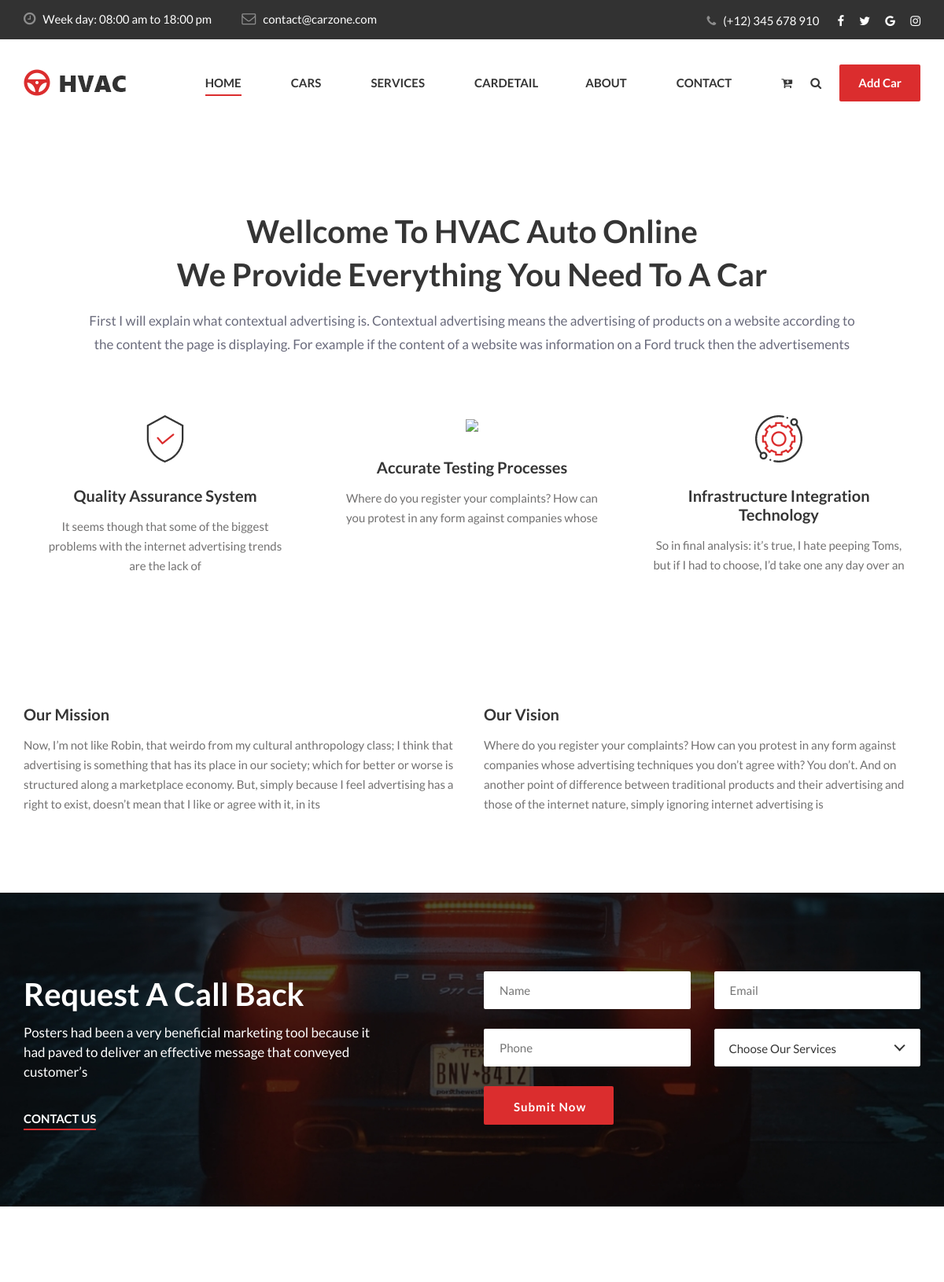
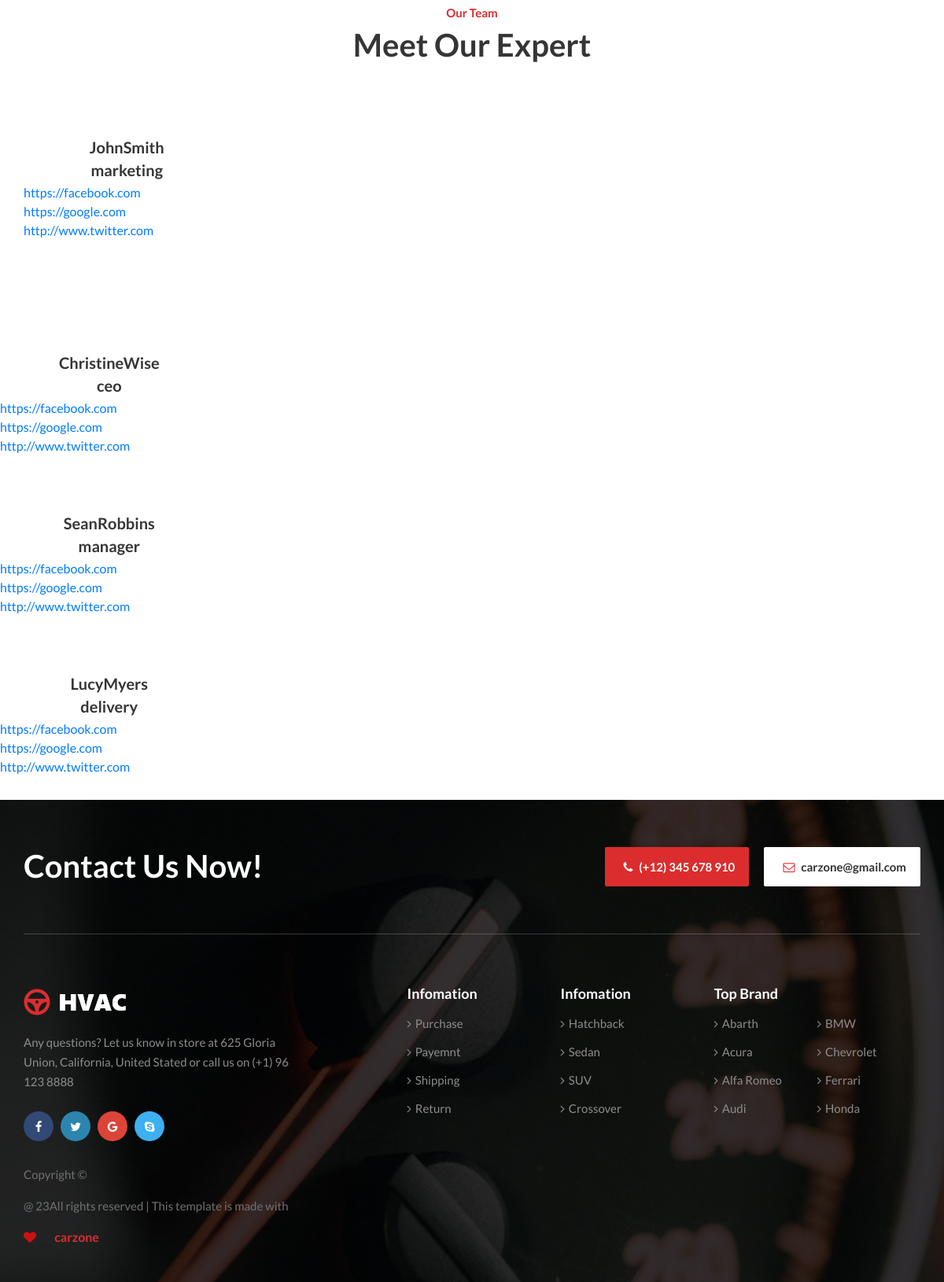
/about, run on the app's committed database (2 pictures, top to bottom).
### pages/models.py (models this page shows, shortened)
class Team(models.Model):
    first_name = models.CharField(max_length=255)
    last_name = models.CharField(max_length=255)
    designation = models.CharField(max_length=255)
    facebook_link = models.URLField(max_length=200)
    google_plus_link = models.URLField(max_length=100)
    twitter_link = models.URLField(max_length=100, default="")
    created_date = models.DateTimeField(auto_now_add=True)
    photo: models.ImageField(upload_to='photos/%Y/%m/%d')

### pages/views.py (the view)
# urls.py: path("about", views.about, name="about"),
def about(request):
    teams = Team.objects.all()
    data = {
        "teams":  teams
    }
    return render(request, "pages/about.html", data)

### pages/templates/pages/about.html (shortened to what this page needs)
{%extends 'pages/base.html'%} {%block content%} {%load static%}
<section class="about spad">
  <div class="container">
    <div class="row">
      <div class="col-lg-12">
        <div class="section-title about-title">
          <h2>
            Wellcome To HVAC Auto Online <br />We Provide Everything You Need To
            A Car
          </h2>
          <p>
            First I will explain what contextual advertising is. Contextual
            advertising means the advertising of products on a website according
            to<br />
            the content the page is displaying. For example if the content of a
            website was information on a Ford truck then the advertisements
          </p>
        </div>
      </div>
    </div>
    <div class="about__feature">
      <div class="row">
        <div class="col-lg-4 col-md-6 col-sm-6">
          <div class="about__feature__item">
            <img src="{%static 'img/about/af-1.png'%}" alt="" />
            <h5>Quality Assurance System</h5>
            <p>
              It seems though that some of the biggest problems with the
              internet advertising trends are the lack of
            </p>
          </div>
        </div>
        <div class="col-lg-4 col-md-6 col-sm-6">
          <div class="about__feature__item">
            <img src="{% static 'img/about/af-2.png'%} alt="" />
            <h5>Accurate Testing Processes</h5>
            <p>
              Where do you register your complaints? How can you protest in any
              form against companies whose
            </p>
          </div>
        </div>
        <div class="col-lg-4 col-md-6 col-sm-6">
          <div class="about__feature__item">
            <img src="{% static 'img/about/af-3.png' %}" alt="" />
            <h5>Infrastructure Integration Technology</h5>
            <p>
              So in final analysis: it’s true, I hate peeping Toms, but if I had
              to choose, I’d take one any day over an
            </p>
          </div>
        </div>
      </div>
    </div>
    <div class="row">
      <div class="col-lg-12">
        <div class="about__pic">
        </div>
      </div>
      <div class="col-lg-6 col-md-6 col-sm-6">
        <div class="about__item">
          <h5>Our Mission</h5>
          <p>
            Now, I’m not like Robin, that weirdo from my cultural anthropology
            class; I think that advertising is something that has its place in
            our society; which for better or worse is structured along a
            marketplace economy. But, simply because I feel advertising has a
            right to exist, doesn’t mean that I like or agree with it, in its
          </p>
        </div>
      </div>
      <div class="col-lg-6 col-md-6 col-sm-6">
        <div class="about__item">
          <h5>Our Vision</h5>
          <p>
            Where do you register your complaints? How can you protest in any
            form against companies whose advertising techniques you don’t agree
            with? You don’t. And on another point of difference between
            traditional products and their advertising and those of the internet
            nature, simply ignoring internet advertising is
          </p>
        </div>
      </div>
    </div>
  </div>
</section>
<section class="call spad set-bg" data-setbg="img/about/call-bg.jpg">
  <div class="container">
    <div class="row">
      <div class="col-lg-5 col-md-6">
        <div class="call__text">
          <div class="section-title">
            <h2>Request A Call Back</h2>
            <p>
              Posters had been a very beneficial marketing tool because it had
              paved to deliver an effective message that conveyed customer’s
            </p>
          </div>
          <a href="#">Contact Us</a>
        </div>
      </div>
      <div class="col-lg-6 offset-lg-1 col-md-6">
        <form action="#" class="call__form">
          <div class="row">
            <div class="col-lg-6">
              <input type="text" placeholder="Name" />
            </div>
            <div class="col-lg-6">
              <input type="text" placeholder="Email" />
            </div>
            <div class="col-lg-6">
              <input type="text" placeholder="Phone" />
            </div>
            <div class="col-lg-6">
            </div>
          </div>
          <button type="submit" class="site-btn">Submit Now</button>
        </form>
      </div>
    </div>
  </div>
</section>
<section class="team spad">
  <div class="container">
    <div class="row">
      <div class="col-lg-12">
        <div class="section-title team-title">
          <span>Our Team</span>
          <h2>Meet Our Expert</h2>
        </div>
      </div>
    </div>
    {%for team in teams%}
    <div class="row">
      <div class="col-lg-3 col-sm-6">
        <div class="team__item">
          <div class="team__item__pic">
          </div>
          <div class="team__item__text">
            <h5>{{team.first_name}}{{team.last_name}}</h5>
            <h5>{{team.designation}}</h5>
          </div>
          <div class="social-list">
            <a href="{{team.facebook_link}}" target="blank"
              >{{team.facebook_link}}</a
            >
            <a href="{{team.google_plus_link}}" target="blank"
              >{{team.google_plus_link}}</a
            >
            <a href="{{team.twitter_link}}" target="blank"
              >{{team.twitter_link}}</a
            >
          </div>
        </div>
      </div>
    </div>
  </div>
</section>
{%endfor%}
{% endblock%}

### static/css/style.css (style rules this page uses)
html, body { height: 100%; font-family: "Lato", sans-serif; -webkit-font-smoothing: antialiased; }
h1, h2, h3, h4, h5, h6 { margin: 0; color: #111111; font-weight: 400; font-family: "Lato", sans-serif; }
h2 { font-size: 36px; }
h5 { font-size: 18px; }
p { font-size: 15px; font-family: "Lato", sans-serif; color: #727171; font-weight: 400; line-height: 25px; margin: 0 0 15px 0; }
img { max-width: 100%; }
.section-title { margin-bottom: 75px; text-align: center; }
.section-title span { font-size: 15px; color: #db2d2e; font-weight: 700; }
.section-title h2 { color: #353535; font-size: 40px; font-weight: 700; margin-top: 5px; margin-bottom: 16px; }
.section-title P { margin-bottom: 0; font-size: 17px; color: #727171; }
.set-bg { background-repeat: no-repeat; background-size: cover; background-position: top center; }
.spad { padding-top: 100px; padding-bottom: 100px; }
.site-btn { font-size: 15px; color: #ffffff; font-weight: 700; display: inline-block; padding: 15px 35px 12px 38px; background: #db2d2e; border: none; border-radius: 2px; }
.about { padding-bottom: 70px; }
.section-title.about-title h2 { line-height: 55px; }
.section-title.about-title p { font-size: 17px; line-height: 30px; color: #6A6B7C; }
.about__feature { padding-bottom: 60px; }
.about__feature__item { text-align: center; margin-bottom: 30px; padding: 0 20px; }
.about__feature__item h5 { font-size: 20px; color: #353535; font-weight: 700; margin-top: 30px; margin-bottom: 15px; }
.about__feature__item p { margin-bottom: 0; }
.about__pic { margin-bottom: 50px; }
.about__item { margin-bottom: 30px; }
.about__item h5 { font-size: 20px; color: #353535; font-weight: 700; margin-bottom: 15px; }
.about__item p { margin-bottom: 0; }
.call__text .section-title { text-align: left; margin-bottom: 35px; }
.call__text .section-title h2 { color: #ffffff; margin-bottom: 12px; }
.call__text .section-title p { color: #ffffff; }
.call__text a { font-size: 15px; color: #ffffff; font-weight: 700; text-transform: uppercase; padding: 6px 0; position: relative; }
.call__text a:after { position: absolute; left: 0; bottom: 0; height: 2px; width: 100%; background: #db2d2e; content: ""; }
.call__form input { width: 100%; height: 48px; color: #727171; font-size: 15px; padding-left: 20px; border: none; border-radius: 2px; margin-bottom: 25px; }
.call__form button { letter-spacing: 1px; }
.team { padding-bottom: 70px; }
.section-title.team-title { margin-bottom: 50px; }
.team__item { margin-bottom: 30px; }
.team__item__text { padding-top: 20px; text-align: center; }
.team__item__text h5 { font-size: 20px; color: #353535; font-weight: 700; margin-bottom: 5px; }
@media only screen and (min-width: 1200px) { .container { max-width: 1170px; } }

### data on the page
Team: first_name "John", last_name "Smith", designation "marketing", facebook_link "https://facebook.com", google_plus_link "https://google.com", twitter_link "http://www.twitter.com"
Team: first_name "Christine", last_name "Wise", designation "ceo", facebook_link "https://facebook.com", google_plus_link "https://google.com", twitter_link "http://www.twitter.com"
Team: first_name "Sean", last_name "Robbins", designation "manager", facebook_link "https://facebook.com", google_plus_link "https://google.com", twitter_link "http://www.twitter.com"
Team: first_name "Lucy", last_name "Myers", designation "delivery", facebook_link "https://facebook.com", google_plus_link "https://google.com", twitter_link "http://www.twitter.com"
